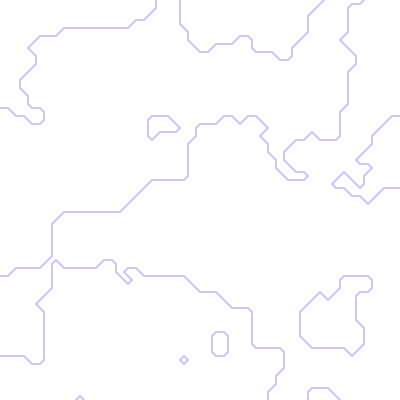
Frame 1 (no input)
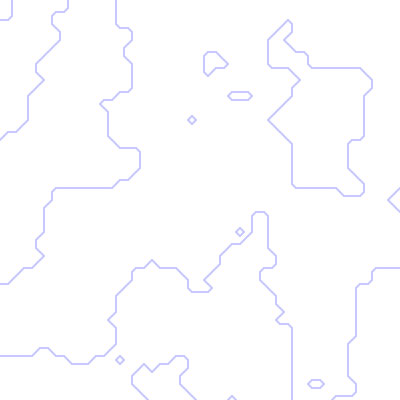
Frame 60 (no input)
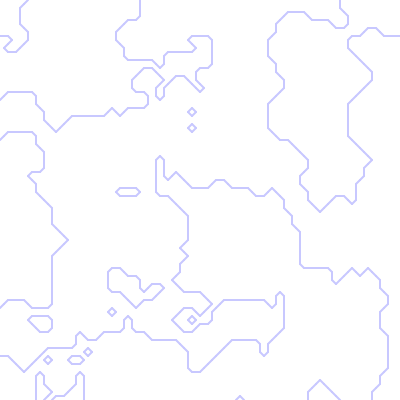
Frame 120 (the mouse pressed at the canvas centre since frame 60)

The p5.js sketch that drew these frames (run headless with seeded random() and noise() and a simulated clock; from frame 60 on, the mouse is pressed at the canvas centre):

// p5.js sketch
// ── sketch.js
const surface_threshold = 0.5;
const noise_frequency = 0.1;
const square_size = 8;

let z = 0;

function setup() {
  createCanvas(400, 400);
  background(255);
  noiseSeed(42);
}

function draw() {
  background(255);
  
  let density_map = generate_Density_Map();
  // render_Density_Map(density_map);
  render_Surface(density_map);
  
  z += 0.02;
  
  // noLoop();
}

// generates a 2d array as the density map
function generate_Density_Map() {
  
  let density_map = [];
  
  for(let x = 0; x < (width / square_size) + 1; x ++) {
    
    density_map.push([]);
    
    for(let y = 0; y < (height / square_size) + 1; y ++) {
      
      let n_x = x * noise_frequency;
      let n_y = y * noise_frequency;
      
      let n = noise(n_x, n_y, z);
      
      density_map[x].push(n);
      
    }
  }
  
  return density_map;
  
}

// renders the density map as flat shaded squares on the canvas
function render_Density_Map(density_map) {
  
  for(let x = 0; x < width / square_size; x ++) {
    for(let y = 0; y < height / square_size; y ++) {
      
      push();
      
      fill(density_map[x][y] * 255);
      noStroke();
      
      let p_x = x * square_size;
      let p_y = y * square_size;
      
      rect(p_x, p_y, square_size, square_size);
      
      pop();
      
    } 
  }
}

// renders the surface of a density map
function render_Surface(density_map) {
  
  push();
  
  stroke(200, 200, 255);
  strokeWeight(2);
  noFill();
  
  for(let x = 0; x < width / square_size; x ++) {
    for(let y = 0; y < height / square_size; y ++) {
    
      // grab the 4 corners of the square and determin whether they're in our out of the surface
      let tl = density_map[x  ][y  ] >= surface_threshold;
      let tr = density_map[x+1][y  ] >= surface_threshold;
      let bl = density_map[x  ][y+1] >= surface_threshold;
      let br = density_map[x+1][y+1] >= surface_threshold;
      
      // convert the 4 bools into a single binary string
      let binary_rep = tl ? '0' : '1';
      binary_rep    += tr ? '0' : '1';
      binary_rep    += br ? '0' : '1';
      binary_rep    += bl ? '0' : '1';
      
      // conver the binary representation into an index
      let index = parseInt(binary_rep, 2);
      
      // look up the rules for this index in the squares.js file
      let connections = index_to_square[index];
      
      // draw the given connections
      push();
      
      if (connections) {
        let prev_absX = -1;
        let prev_absY = -1;
        for(let i = 0; i < connections.length; i += 4) {
          
          let p1_x = connections[i];
          let p1_y = connections[i+1];
          let p2_x = connections[i+2];
          let p2_y = connections[i+3];
          
          let d1 = density_map[p1_x][p1_y];
          let d2 = density_map[p2_x][p2_y];
          
          p1_x *= square_size;
          p1_y *= square_size;
          p2_x *= square_size;
          p2_y *= square_size;
          
          p1_x += x * square_size;
          p1_y += y * square_size;
          p2_x += x * square_size;
          p2_y += y * square_size;
          
          // let t = (surface_threshold - d1) / (d2 - d1);
          
          // let absX = p1_x + t * (p2_x - p1_x);
          // let absY = p1_y + t * (p2_y - p1_y);
          
          let absX = lerp(p1_x, p2_x, 0.5);
          let absY = lerp(p1_y, p2_y, 0.5);
          
          if (prev_absX != -1) {
  
            line(absX, absY, prev_absX, prev_absY);
            prev_absX = -1;
            
          } else {
            prev_absX = absX;
            prev_absY = absY;
          }

        }
      }
      
      pop();
      
    }
    
  }
  
  pop();
  
}
// ── squares.js
const index_to_square = [
  [],
  [0, 0, 0, 1, 0, 1, 1, 1],
  [0, 1, 1, 1, 1, 0, 1, 1],
  [0, 0, 0, 1, 1, 0, 1, 1],
  [0, 0, 1, 0, 1, 0, 1, 1],
  [0, 0, 0, 1, 0, 0, 1, 0, 0, 1, 1, 1, 1, 0, 1, 1],
  [0, 0, 1, 0, 0, 1, 1, 1],
  [0, 0, 0, 1, 0, 0, 1, 0],
  [0, 0, 0, 1, 0, 0, 1, 0],
  [0, 0, 1, 0, 0, 1, 1, 1],
  [0, 0, 0, 1, 0, 1, 1, 1, 0, 0, 1, 0, 1, 0, 1, 1],
  [0, 0, 1, 0, 1, 0, 1, 1],
  [0, 0, 0, 1, 1, 0, 1, 1],
  [0, 1, 1, 1, 1, 0, 1, 1],
  [0, 0, 0, 1, 0, 1, 1, 1],
  [],
]
